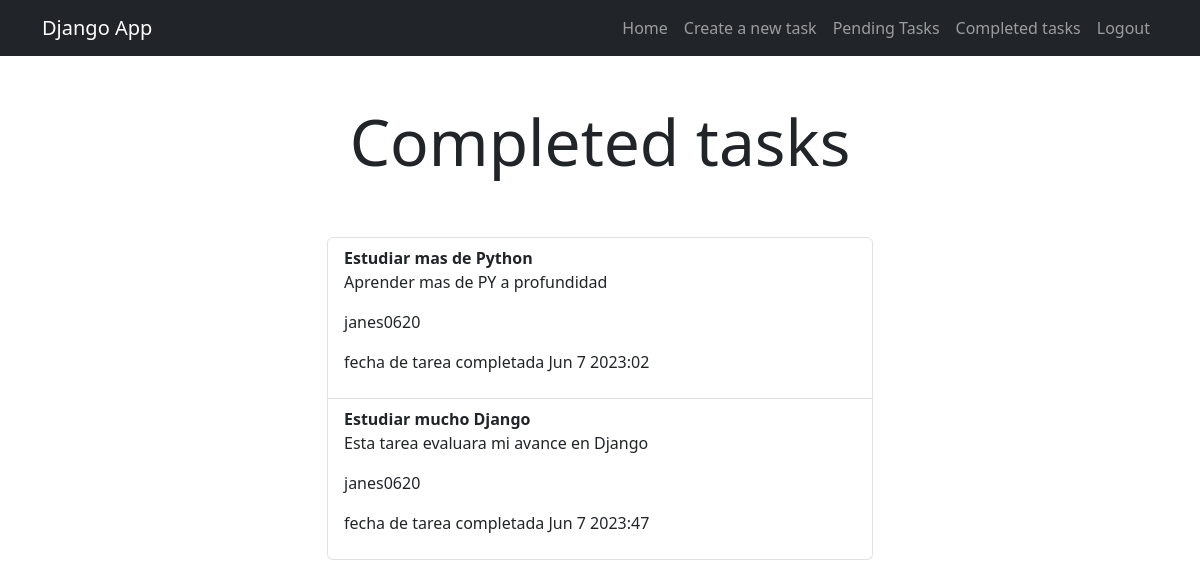
The app's page /tasks/completed (signed in), older data.
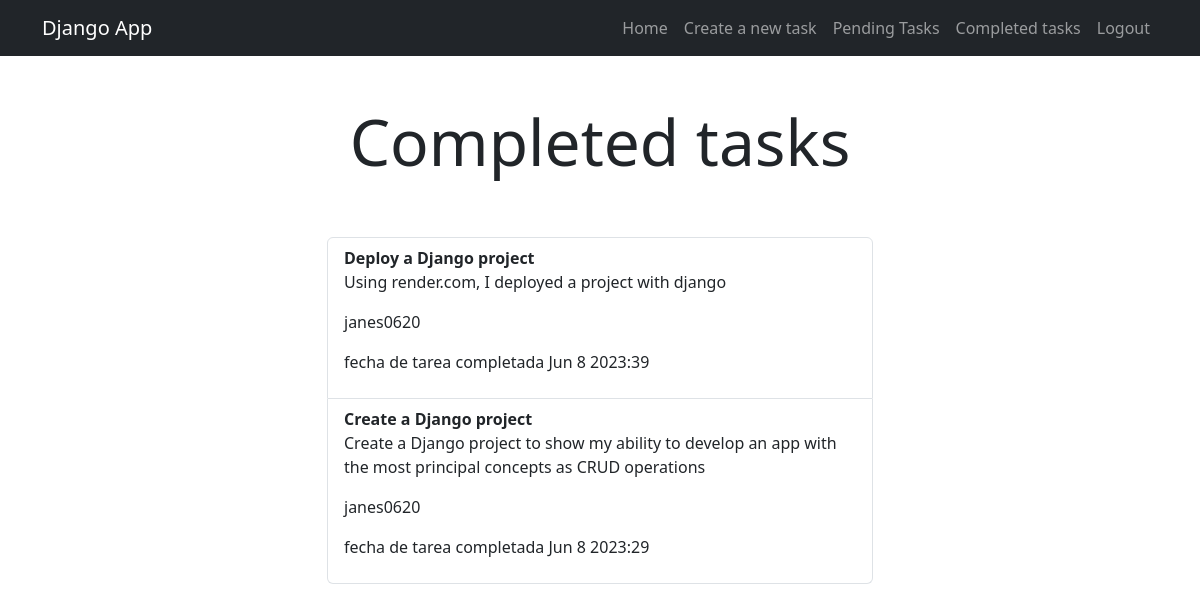
The same page, newer data.
### tasks/models.py (models this page shows, shortened)
class Task (models.Model):
    title = models.CharField (max_length=100)
    description = models.TextField (blank=True)
    created = models.DateTimeField (auto_now_add=True)
    date_completed = models.DateTimeField(null=True, blank=True)
    important = models.BooleanField (default=False)
    user = models.ForeignKey (User, on_delete=models.CASCADE)

### tasks/views.py (the view)
@login_required ()
def tasks_completed (request):
    tasks = Task.objects.filter (user=request.user, date_completed__isnull=False).order_by ("-date_completed")
    return render (request, "tasks_completed.html", {
        "tasks":tasks
    })

### tasks/templates/tasks_completed.html
{% extends 'base.html' %} {% block content %}
<main class="container">
  <div class="row">
      <div class="col-md-6 offset-md-3">
        <h1 class="text-center display-3 py-5">Completed tasks</h1>
          <ul class="list-group">
            {% for task in tasks %}
              <li class="list-group-item">
                 <strong>{{task.title}}</strong>
                  <p>{{task.description}}</p>
                  <p>{{task.user.username}}</p>
                  <p> fecha de tarea completada {{task.date_completed|date:'M j Y:i'}}</p>
              </li>
            {% endfor %}
          </ul>
      </div>
  </div>
</main>
{% endblock %}

Row changes from the older to the newer data that the page shows:
removed Task: title "Estudiar mas de Python", description "Aprender mas de PY a profundidad", user.username "janes0620", date_completed "Jun 7 2023:02"
removed Task: title "Estudiar mucho Django", description "Esta tarea evaluara mi avance en Django", user.username "janes0620", date_completed "Jun 7 2023:47"
added Task: title "Deploy a Django project", description "Using render.com, I deployed a project with django", user.username "janes0620", date_completed "Jun 8 2023:39"
added Task: title "Create a Django project", description "Create a Django project to show my ability to develop an app with the most principal concepts as CRUD operations", user.username "janes0620", date_completed "Jun 8 2023:29"
